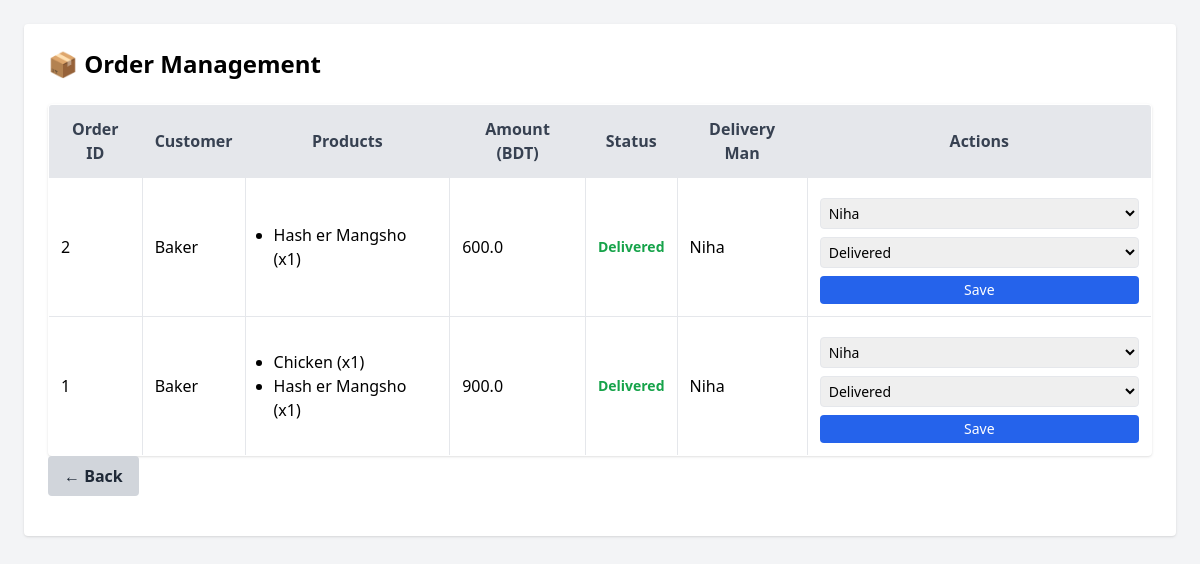
Page /admin/manage-orders (signed in) on the committed database.
### models.py (models this page shows, shortened)
class Order(db.Model):
    id = db.Column(db.Integer, primary_key=True)
    customer_id = db.Column(db.Integer, db.ForeignKey('user.id'))
    delivery_man_id = db.Column(db.Integer, db.ForeignKey('user.id'))
    status = db.Column(db.String(20), default='Pending')  # Pending, In Transit, Delivered, Cancelled
    total_amount = db.Column(db.Float)
    shipping_address = db.Column(db.Text)
    order_date = db.Column(db.DateTime, default=datetime.utcnow)
    delivery_date = db.Column(db.DateTime)
    priority = db.Column(db.Enum(PriorityLevel), default=PriorityLevel.medium)
    customer = db.relationship('User', foreign_keys=[customer_id], backref='customer_orders')
    delivery_man = db.relationship('User', foreign_keys=[delivery_man_id], backref='delivery_orders')
    @property
    def customer_name(self):
        return self.customer.name if self.customer else "Unknown Customer"

class User(db.Model):
    id = db.Column(db.Integer, primary_key=True)
    email = db.Column(db.String(100), unique=True, nullable=False)
    name = db.Column(db.String(100), nullable=False)
    password = db.Column(db.String(200), nullable=False)
    role = db.Column(db.String(50), nullable=False)  # admin, manager, farmer, delivery_man, customer
    phone = db.Column(db.String(20))
    address = db.Column(db.Text)
    blood_group = db.Column(db.String(5))
    image = db.Column(db.String(200))

class OrderItem(db.Model):
    id = db.Column(db.Integer, primary_key=True)
    order_id = db.Column(db.Integer, db.ForeignKey('order.id'))
    product_id = db.Column(db.Integer, db.ForeignKey('product.id'))
    quantity = db.Column(db.Integer, default=1)
    price = db.Column(db.Float)
    order = db.relationship('Order', backref='items')
    product = db.relationship('Product')

class Product(db.Model):
    id = db.Column(db.Integer, primary_key=True)
    name = db.Column(db.String(100), nullable=False)
    category = db.Column(db.String(100), nullable=False)
    quantity = db.Column(db.Integer, nullable=False)
    unit_price = db.Column(db.Float, nullable=False)
    product_description = db.Column(db.String(200), nullable=True)
    image = db.Column(db.String(100), nullable=True)  # Add this line for the image
    added_by = db.Column(db.Integer, db.ForeignKey('user.id'), nullable=False)

### app.py (the view, shortened to what this page needs)
@app.route('/admin/manage-orders', methods=['GET', 'POST'])
def manage_orders():
    if 'user_id' not in session:
        return redirect(url_for('login'))
    user = User.query.get(session['user_id'])
    if not user or user.role not in ['admin', 'manager']:
        return redirect(url_for('login'))
    orders = Order.query.all()
    now = datetime.utcnow()
    for order in orders:
        urgent = (
            order.total_amount and order.total_amount > 1000
        ) or (
            order.delivery_date and order.delivery_date - now < timedelta(hours=6)
        )
        order.priority = PriorityLevel.high if urgent else PriorityLevel.medium
    db.session.commit()
    orders = Order.query.order_by(Order.priority.desc(), Order.order_date.desc()).all()
    delivery_men = User.query.filter_by(role='delivery_man').all()
    return render_template('admin_manager_orders.html', user=user, orders=orders, delivery_men=delivery_men)

### templates/admin_manager_orders.html (shortened to what this page needs)
<!DOCTYPE html>
<html lang="en">
<head>
    <script src="https://cdn.tailwindcss.com"></script>
</head>
<body class="bg-gray-100 p-6">
  <div class="max-w-7xl mx-auto bg-white p-6 rounded shadow">
    <h1 class="text-2xl font-bold mb-6">📦 Order Management</h1>
    <table class="min-w-full bg-white border rounded shadow overflow-hidden">
      <thead class="bg-gray-200 text-gray-700">
        <tr>
          <th class="p-3 border">Order ID</th>
          <th class="p-3 border">Customer</th>
          <th class="p-3 border">Products</th>
          <th class="p-3 border">Amount (BDT)</th>
          <th class="p-3 border">Status</th>
          <th class="p-3 border">Delivery Man</th>
          <th class="p-3 border">Actions</th>
        </tr>
      </thead>
      <tbody>
        {% for order in orders %}
        <tr class="border-t">
          <td class="p-3 border">{{ order.id }}</td>
          <td class="p-3 border">{{ order.customer_name }}</td>
          <td class="p-3 border">
            <ul class="list-disc pl-4">
              {% for item in order.items %}
              <li>{{ item.product.name }} (x{{ item.quantity }})</li>
              {% endfor %}
            </ul>
          </td>
          <td class="p-3 border">{{ order.total_amount }}</td>
          <td class="p-3 border font-semibold text-sm">
            <span class="{% if order.status == 'Pending' %}text-yellow-600{% elif order.status == 'In Transit' %}text-blue-600{% elif order.status == 'Delivered' %}text-green-600{% endif %}">
              {{ order.status }}
            </span>
          </td>
          <td class="p-3 border">
            {{ order.delivery_man.name if order.delivery_man else "Not Assigned" }}
          </td>
          <td class="p-3 border">
            <form method="POST" class="space-y-2">
              <select name="delivery_man_id" class="border p-1 rounded w-full text-sm">
                {% for man in delivery_men %}
                  <option value="{{ man.id }}" {% if order.delivery_man_id == man.id %}selected{% endif %}>
                    {{ man.name }}
                  </option>
                {% endfor %}
              </select>
              <select name="status" class="border p-1 rounded w-full text-sm">
                <option value="Delivered" {% if order.status == 'Delivered' %}selected{% endif %}>Delivered</option>
              </select>
              <button type="submit" class="bg-blue-600 text-white w-full py-1 rounded hover:bg-blue-700 text-sm">
                Save
              </button>
            </form>
          </td>
        </tr>
        {% else %}
        <tr>
          <td colspan="7" class="p-4 text-center text-gray-500">No orders found.</td>
        </tr>
        {% endfor %}
      </tbody>
    </table>
    <div class="mb-4">
      <a href="{% if user.role == 'admin' %}{{ url_for('admin_panel') }}{% elif user.role == 'manager' %}{{ url_for('manager_dashboard') }}{% else %}{{ url_for('customer_dashboard') }}{% endif %}"
        class="inline-block bg-gray-300 hover:bg-gray-400 text-gray-800 font-semibold py-2 px-4 rounded">
        ← Back
      </a>
    </div>
  </div>
</body>
</html>

### rows in the picture
Order: id "2", customer_name "Baker", total_amount "600.0", status "Delivered", delivery_man "Niha", delivery_man_id "Niha"
OrderItem: product.name "Hash er Mangsho", quantity "1"
Order: id "1", customer_name "Baker", total_amount "900.0", status "Delivered", delivery_man "Niha", delivery_man_id "Niha"
OrderItem: product.name "Chicken", quantity "1"
OrderItem: product.name "Hash er Mangsho", quantity "1"
